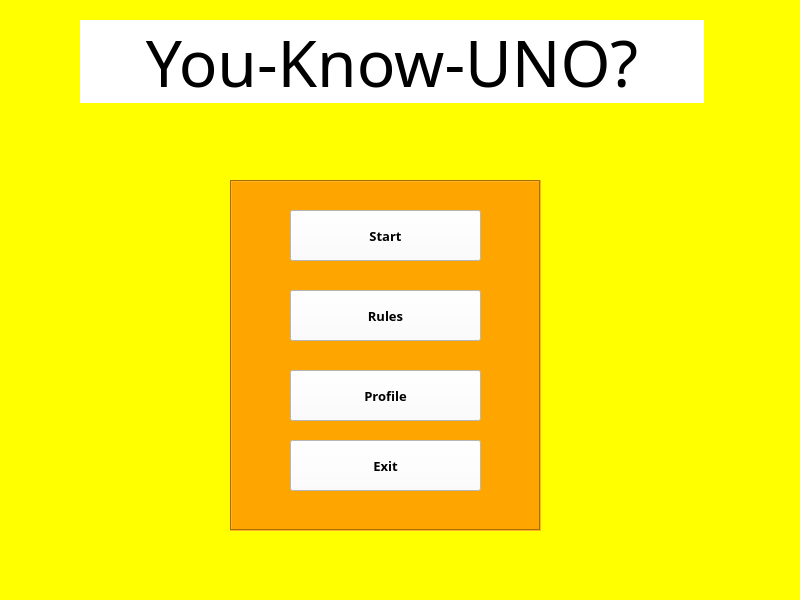
<?xml version="1.0" encoding="UTF-8"?>
<ui version="4.0">
 <class>greeting</class>
 <widget class="QMainWindow" name="greeting">
  <property name="geometry">
   <rect>
    <x>0</x>
    <y>0</y>
    <width>800</width>
    <height>600</height>
   </rect>
  </property>
  <property name="windowTitle">
   <string>UNO</string>
  </property>
  <property name="styleSheet">
   <string notr="true">background:yellow</string>
  </property>
  <widget class="QWidget" name="centralwidget">
   <widget class="QLabel" name="label">
    <property name="enabled">
     <bool>true</bool>
    </property>
    <property name="geometry">
     <rect>
      <x>80</x>
      <y>20</y>
      <width>624</width>
      <height>83</height>
     </rect>
    </property>
    <property name="sizePolicy">
     <sizepolicy hsizetype="Preferred" vsizetype="Preferred">
      <horstretch>0</horstretch>
      <verstretch>0</verstretch>
     </sizepolicy>
    </property>
    <property name="font">
     <font>
      <family>OCR A Extended</family>
      <pointsize>48</pointsize>
      <weight>50</weight>
      <bold>false</bold>
     </font>
    </property>
    <property name="cursor">
     <cursorShape>CrossCursor</cursorShape>
    </property>
    <property name="layoutDirection">
     <enum>Qt::LeftToRight</enum>
    </property>
    <property name="styleSheet">
     <string notr="true">background:white</string>
    </property>
    <property name="text">
     <string>You-Know-UNO?</string>
    </property>
    <property name="scaledContents">
     <bool>false</bool>
    </property>
    <property name="alignment">
     <set>Qt::AlignCenter</set>
    </property>
   </widget>
   <widget class="QFrame" name="frame">
    <property name="geometry">
     <rect>
      <x>230</x>
      <y>180</y>
      <width>311</width>
      <height>351</height>
     </rect>
    </property>
    <property name="cursor">
     <cursorShape>CrossCursor</cursorShape>
    </property>
    <property name="styleSheet">
     <string notr="true">background-color:orange</string>
    </property>
    <property name="frameShape">
     <enum>QFrame::Box</enum>
    </property>
    <property name="frameShadow">
     <enum>QFrame::Sunken</enum>
    </property>
    <widget class="QPushButton" name="start_button">
     <property name="geometry">
      <rect>
       <x>60</x>
       <y>30</y>
       <width>191</width>
       <height>51</height>
      </rect>
     </property>
     <property name="font">
      <font>
       <family>OCR A Extended</family>
       <pointsize>10</pointsize>
       <weight>75</weight>
       <bold>true</bold>
      </font>
     </property>
     <property name="cursor">
      <cursorShape>PointingHandCursor</cursorShape>
     </property>
     <property name="styleSheet">
      <string notr="true">background-color:white</string>
     </property>
     <property name="text">
      <string>Start</string>
     </property>
     <property name="checkable">
      <bool>false</bool>
     </property>
    </widget>
    <widget class="QPushButton" name="rules_button">
     <property name="geometry">
      <rect>
       <x>60</x>
       <y>110</y>
       <width>191</width>
       <height>51</height>
      </rect>
     </property>
     <property name="font">
      <font>
       <family>OCR A Extended</family>
       <pointsize>10</pointsize>
       <weight>75</weight>
       <bold>true</bold>
      </font>
     </property>
     <property name="cursor">
      <cursorShape>PointingHandCursor</cursorShape>
     </property>
     <property name="styleSheet">
      <string notr="true">background-color:white</string>
     </property>
     <property name="text">
      <string>Rules</string>
     </property>
    </widget>
    <widget class="QPushButton" name="exit_button">
     <property name="geometry">
      <rect>
       <x>60</x>
       <y>260</y>
       <width>191</width>
       <height>51</height>
      </rect>
     </property>
     <property name="font">
      <font>
       <family>OCR A Extended</family>
       <pointsize>10</pointsize>
       <weight>75</weight>
       <bold>true</bold>
      </font>
     </property>
     <property name="cursor">
      <cursorShape>CrossCursor</cursorShape>
     </property>
     <property name="styleSheet">
      <string notr="true">background-color:white</string>
     </property>
     <property name="text">
      <string>Exit</string>
     </property>
    </widget>
    <widget class="QPushButton" name="profile_button">
     <property name="geometry">
      <rect>
       <x>60</x>
       <y>190</y>
       <width>191</width>
       <height>51</height>
      </rect>
     </property>
     <property name="font">
      <font>
       <family>OCR A Extended</family>
       <pointsize>10</pointsize>
       <weight>75</weight>
       <bold>true</bold>
      </font>
     </property>
     <property name="cursor">
      <cursorShape>PointingHandCursor</cursorShape>
     </property>
     <property name="styleSheet">
      <string notr="true">background-color:white</string>
     </property>
     <property name="text">
      <string>Profile</string>
     </property>
    </widget>
   </widget>
  </widget>
  <widget class="QMenuBar" name="menubar">
   <property name="geometry">
    <rect>
     <x>0</x>
     <y>0</y>
     <width>800</width>
     <height>25</height>
    </rect>
   </property>
  </widget>
  <widget class="QStatusBar" name="statusbar"/>
 </widget>
 <resources/>
 <connections/>
</ui>
